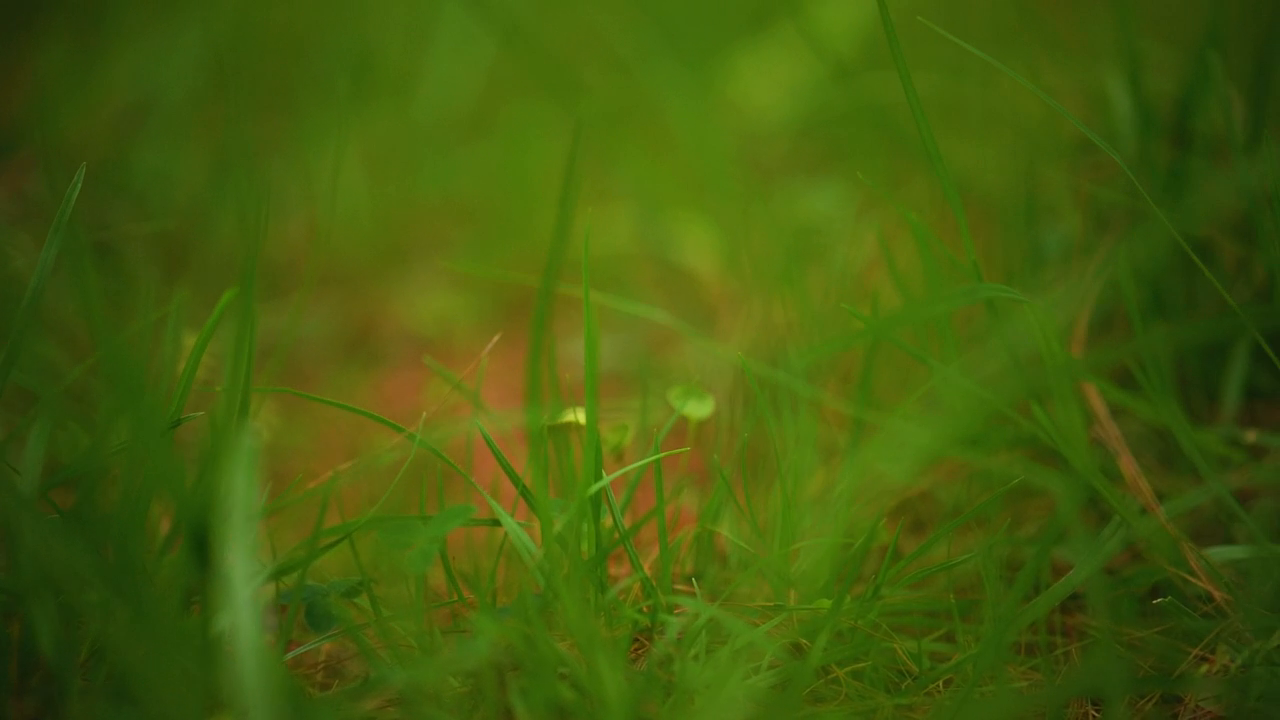
#> input picture frame 222 of Opencv视频处理/Videos/CatRun.mp4, 1280 x 720 px
$ python 05Cv2VideoReverseEffect.py
#> lines starting #> are read from the running program, lines starting #| are printed output that depends on the picture
"""
简单视频倒放效果
    1、读取视频文件，并获取视频的帧率、总帧数、宽度和高度等信息。
    2、创建一个空的视频写入对象，用于保存倒放后的视频。
    3、从视频的最后一帧开始，逐帧读取视频并写入新的视频对象，直到第一帧。
    4、保存并关闭新的视频文件。
"""

import cv2


def reverse_video(input_video_path, output_video_path):
    """
    视频倒序保存
    :param input_video_path:
    :param output_video_path:
    :return:
    """
#> called with input_video_path = 'Videos/CatRun.mp4', output_video_path = 'Videos/VideoReverse.mp4'
    # 读取视频文件
    cap = cv2.VideoCapture(input_video_path)

    # 获取视频帧率和总帧数
    fps = cap.get(cv2.CAP_PROP_FPS)
    total_frames = int(cap.get(cv2.CAP_PROP_FRAME_COUNT))

    # 获取视频的宽度和高度
    width = int(cap.get(cv2.CAP_PROP_FRAME_WIDTH))
    height = int(cap.get(cv2.CAP_PROP_FRAME_HEIGHT))

    # 定义视频编码器
    fourcc = cv2.VideoWriter_fourcc(*'mp4v')

    # 创建 VideoWriter 对象
    out = cv2.VideoWriter(output_video_path, fourcc, fps, (width, height))

    # 逐帧读取视频并写入新的视频对象
    for frame_index in range(total_frames - 1, -1, -1):
        cap.set(cv2.CAP_PROP_POS_FRAMES, frame_index)
        ret, frame = cap.read()
        if ret:
            out.write(frame)
        else:
            break
#> this loop made 31 passes
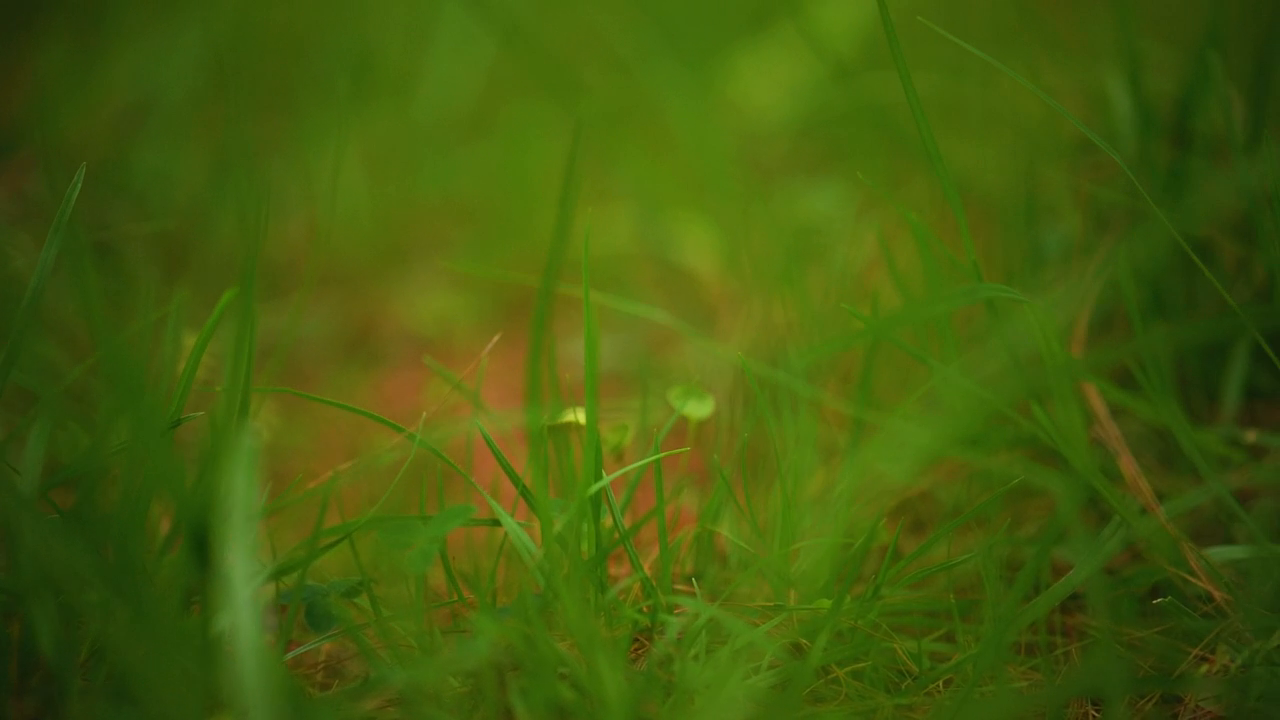
#> input picture frame 222 of Opencv视频处理/Videos/CatRun.mp4, 1280 x 720 px
#> pass 3, in reverse_video, `ret, frame = cap.read()`:
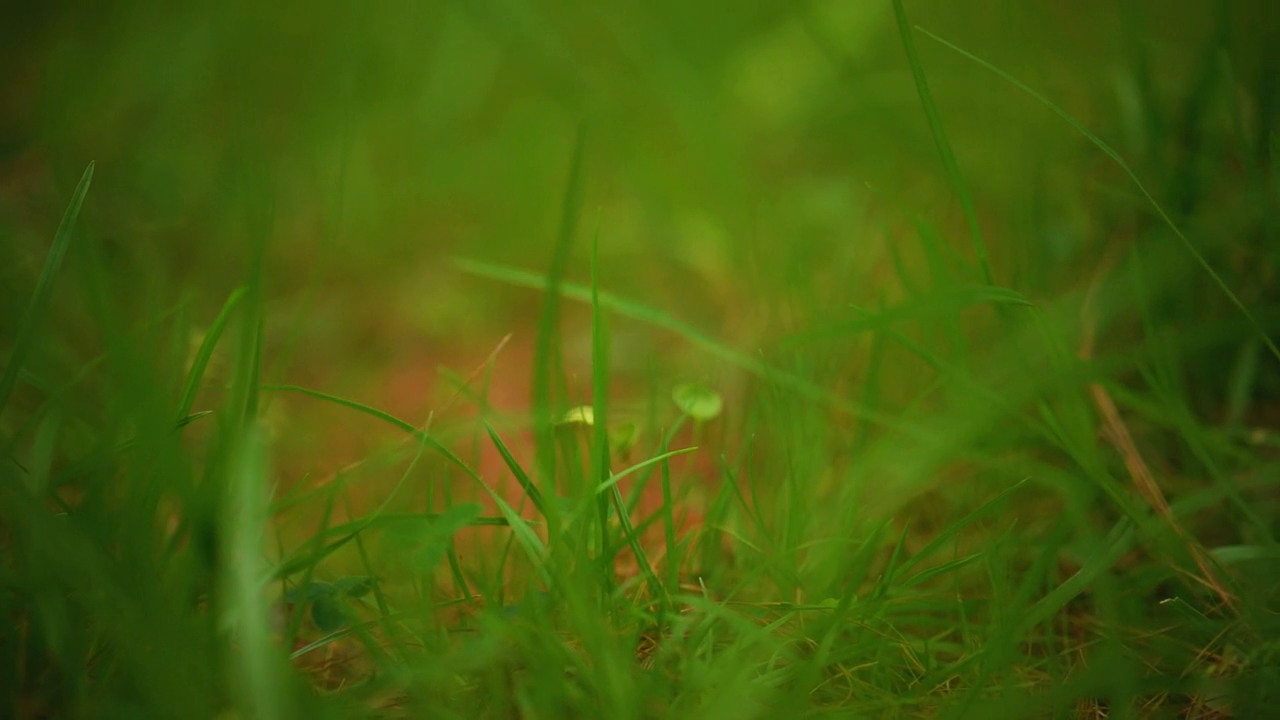
#> frame: shape (720, 1280, 3); mean B, G, R 11, 93.3, 69.1
#> after the loop:
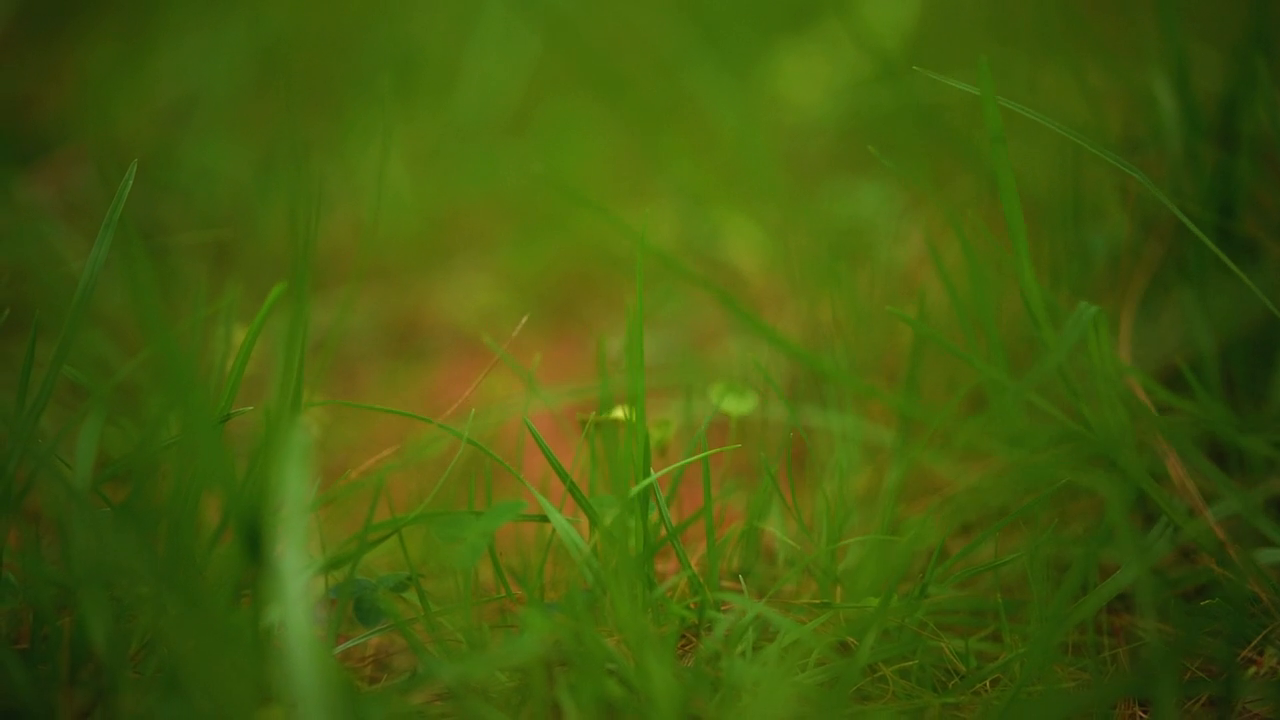
#> frame: shape (720, 1280, 3); mean B, G, R 11, 92.2, 68.9

    # 释放资源
    cap.release()
    out.release()
    cv2.destroyAllWindows()


def main():
    # 调用函数并指定输入和输出视频文件路径
    input_video_path = "Videos/CatRun.mp4"
    output_video_path = "Videos/VideoReverse.mp4"
    reverse_video(input_video_path, output_video_path)


if __name__ == "__main__":
    main()
